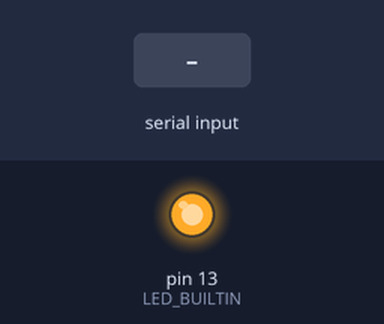
The sketch below on a simulated Arduino Uno, built with avr-gcc and run on an emulated ATmega328P. Shown: output pins drawn as LEDs (lit = HIGH). Dashed ring = blinking. The inputs (shaded band) are chosen by the test bench.

Above: at 0.1 s.
At 1.2 s:
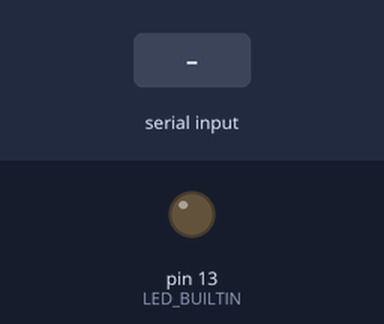
1.3 s: byte 1 (1) received over Serial
At 2.05 s:
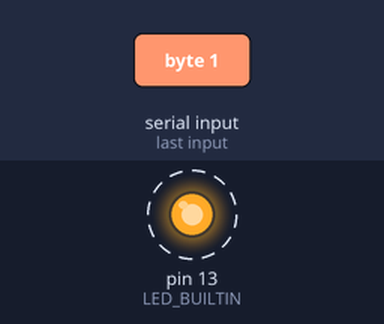
Timing chart, 0 to 10.3 s (numbered marks = the images above; inputs shaded):
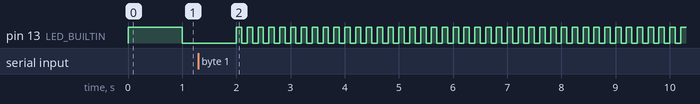

Measured:
- after the input at 1.3 s, pin 13 (LED_BUILTIN): alternates HIGH for 0.10 s and LOW for 0.10 s, starting after 0.80 s

The sketch:

Arduino_Blink_Code.ino
```cpp
/*
   arduino-osc-blink

   Listens for serial messages and controls the
   the on-board LED according to the message.

   To be used with the Processing sketch
   processing_osc_to_arduino.pde

   Written by Becky Stewart 2022
*/


// variable used for LED blink pattern
int blinkCode = -1;

void setup() {
  Serial.begin(9600);  // initialise the serial communication


  // initialize digital pin LED_BUILTIN as an output.
  pinMode(LED_BUILTIN, OUTPUT);
}

void loop() {
  // wait for a message to arrive
  if (Serial.available()) {
    // save the message when it arrives
    blinkCode = Serial.read();
  }

  // create two variables to control the blink patter
  int onDelay;
  int offDelay;

  switch (blinkCode) {
    case 1:
      // on one second, off a quarter second
      onDelay = 100;
      offDelay = 100;
      break;
    case 2:
      // on a half second, off one second
      onDelay = 2000;
      offDelay = 2000;
      break;
    case 3:
      // on one and a half seconds, off 50 ms
      onDelay = 1500;
      offDelay = 50;
      break;
    default:
      // default to on one second, off one second
      onDelay = 1000;
      offDelay = 1000;
      break;
  }

  digitalWrite(LED_BUILTIN, HIGH);  // turn the LED on (HIGH is the voltage level)
  delay(onDelay);                   // wait for the delayed time
  digitalWrite(LED_BUILTIN, LOW);   // turn the LED off by making the voltage LOW
  delay(offDelay);                  // wait for the delayed time
}
```
